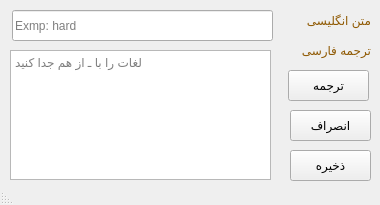
<?xml version="1.0" encoding="UTF-8"?>
<ui version="4.0">
 <class>MainWindow</class>
 <widget class="QMainWindow" name="MainWindow">
  <property name="geometry">
   <rect>
    <x>0</x>
    <y>0</y>
    <width>380</width>
    <height>205</height>
   </rect>
  </property>
  <property name="minimumSize">
   <size>
    <width>380</width>
    <height>205</height>
   </size>
  </property>
  <property name="maximumSize">
   <size>
    <width>380</width>
    <height>205</height>
   </size>
  </property>
  <property name="windowTitle">
   <string>ثبت/ویرایش-حذف</string>
  </property>
  <property name="windowIcon">
   <iconset>
    <normaloff>img/ico.png</normaloff>img/ico.png</iconset>
  </property>
  <property name="layoutDirection">
   <enum>Qt::RightToLeft</enum>
  </property>
  <property name="locale">
   <locale language="Persian" country="Iran"/>
  </property>
  <widget class="QWidget" name="centralwidget">
   <widget class="QLabel" name="label">
    <property name="geometry">
     <rect>
      <x>280</x>
      <y>10</y>
      <width>91</width>
      <height>20</height>
     </rect>
    </property>
    <property name="styleSheet">
     <string notr="true">color: rgb(143, 89, 2);</string>
    </property>
    <property name="text">
     <string>متن انگلیسی</string>
    </property>
   </widget>
   <widget class="QLabel" name="label_2">
    <property name="geometry">
     <rect>
      <x>280</x>
      <y>40</y>
      <width>91</width>
      <height>20</height>
     </rect>
    </property>
    <property name="styleSheet">
     <string notr="true">color: rgb(143, 89, 2);</string>
    </property>
    <property name="text">
     <string>ترجمه فارسی</string>
    </property>
   </widget>
   <widget class="QLineEdit" name="lineEdit">
    <property name="geometry">
     <rect>
      <x>12</x>
      <y>10</y>
      <width>261</width>
      <height>31</height>
     </rect>
    </property>
    <property name="toolTip">
     <string>متن انگلیسی را اینجا بنویسید</string>
    </property>
    <property name="inputMask">
     <string/>
    </property>
    <property name="text">
     <string/>
    </property>
    <property name="maxLength">
     <number>30</number>
    </property>
    <property name="placeholderText">
     <string>Exmp: hard</string>
    </property>
    <property name="clearButtonEnabled">
     <bool>false</bool>
    </property>
   </widget>
   <widget class="QTextEdit" name="textEdit">
    <property name="enabled">
     <bool>true</bool>
    </property>
    <property name="geometry">
     <rect>
      <x>10</x>
      <y>50</y>
      <width>261</width>
      <height>130</height>
     </rect>
    </property>
    <property name="minimumSize">
     <size>
      <width>261</width>
      <height>130</height>
     </size>
    </property>
    <property name="maximumSize">
     <size>
      <width>261</width>
      <height>130</height>
     </size>
    </property>
    <property name="toolTip">
     <string>ترجمه فارسی را اینجا بنویسید</string>
    </property>
    <property name="readOnly">
     <bool>false</bool>
    </property>
    <property name="overwriteMode">
     <bool>false</bool>
    </property>
    <property name="textInteractionFlags">
     <set>Qt::TextEditorInteraction</set>
    </property>
    <property name="placeholderText">
     <string>لغات را با ـ از هم جدا کنید</string>
    </property>
   </widget>
   <widget class="QPushButton" name="pushButton">
    <property name="enabled">
     <bool>true</bool>
    </property>
    <property name="geometry">
     <rect>
      <x>288</x>
      <y>70</y>
      <width>81</width>
      <height>31</height>
     </rect>
    </property>
    <property name="font">
     <font>
      <weight>50</weight>
      <italic>false</italic>
      <bold>false</bold>
      <underline>false</underline>
      <strikeout>false</strikeout>
      <kerning>true</kerning>
     </font>
    </property>
    <property name="toolTip">
     <string/>
    </property>
    <property name="whatsThis">
     <string/>
    </property>
    <property name="accessibleName">
     <string/>
    </property>
    <property name="accessibleDescription">
     <string/>
    </property>
    <property name="layoutDirection">
     <enum>Qt::LeftToRight</enum>
    </property>
    <property name="autoFillBackground">
     <bool>false</bool>
    </property>
    <property name="text">
     <string>ترجمه</string>
    </property>
    <property name="icon">
     <iconset>
      <normaloff>img/ico.png</normaloff>img/ico.png</iconset>
    </property>
    <property name="iconSize">
     <size>
      <width>16</width>
      <height>16</height>
     </size>
    </property>
    <property name="shortcut">
     <string/>
    </property>
    <property name="checkable">
     <bool>false</bool>
    </property>
    <property name="checked">
     <bool>false</bool>
    </property>
    <property name="autoRepeat">
     <bool>false</bool>
    </property>
    <property name="autoExclusive">
     <bool>false</bool>
    </property>
    <property name="autoRepeatDelay">
     <number>300</number>
    </property>
    <property name="autoRepeatInterval">
     <number>100</number>
    </property>
    <property name="flat">
     <bool>false</bool>
    </property>
   </widget>
   <widget class="QPushButton" name="pushButton_2">
    <property name="enabled">
     <bool>true</bool>
    </property>
    <property name="geometry">
     <rect>
      <x>290</x>
      <y>110</y>
      <width>81</width>
      <height>31</height>
     </rect>
    </property>
    <property name="font">
     <font>
      <weight>50</weight>
      <italic>false</italic>
      <bold>false</bold>
      <underline>false</underline>
      <strikeout>false</strikeout>
      <kerning>true</kerning>
     </font>
    </property>
    <property name="toolTip">
     <string/>
    </property>
    <property name="whatsThis">
     <string/>
    </property>
    <property name="accessibleName">
     <string/>
    </property>
    <property name="accessibleDescription">
     <string/>
    </property>
    <property name="layoutDirection">
     <enum>Qt::LeftToRight</enum>
    </property>
    <property name="autoFillBackground">
     <bool>false</bool>
    </property>
    <property name="text">
     <string>انصراف</string>
    </property>
    <property name="icon">
     <iconset>
      <normaloff>img/icon2.ico</normaloff>img/icon2.ico</iconset>
    </property>
    <property name="iconSize">
     <size>
      <width>16</width>
      <height>16</height>
     </size>
    </property>
    <property name="shortcut">
     <string/>
    </property>
    <property name="checkable">
     <bool>false</bool>
    </property>
    <property name="checked">
     <bool>false</bool>
    </property>
    <property name="autoRepeat">
     <bool>false</bool>
    </property>
    <property name="autoExclusive">
     <bool>false</bool>
    </property>
    <property name="autoRepeatDelay">
     <number>300</number>
    </property>
    <property name="autoRepeatInterval">
     <number>100</number>
    </property>
    <property name="flat">
     <bool>false</bool>
    </property>
   </widget>
   <widget class="QPushButton" name="pushButton_3">
    <property name="enabled">
     <bool>true</bool>
    </property>
    <property name="geometry">
     <rect>
      <x>290</x>
      <y>150</y>
      <width>81</width>
      <height>31</height>
     </rect>
    </property>
    <property name="font">
     <font>
      <weight>50</weight>
      <italic>false</italic>
      <bold>false</bold>
      <underline>false</underline>
      <strikeout>false</strikeout>
      <kerning>true</kerning>
     </font>
    </property>
    <property name="toolTip">
     <string/>
    </property>
    <property name="whatsThis">
     <string/>
    </property>
    <property name="accessibleName">
     <string/>
    </property>
    <property name="accessibleDescription">
     <string/>
    </property>
    <property name="layoutDirection">
     <enum>Qt::LeftToRight</enum>
    </property>
    <property name="autoFillBackground">
     <bool>false</bool>
    </property>
    <property name="text">
     <string>ذخیره</string>
    </property>
    <property name="icon">
     <iconset>
      <normaloff>img/icon.ico</normaloff>img/icon.ico</iconset>
    </property>
    <property name="iconSize">
     <size>
      <width>16</width>
      <height>16</height>
     </size>
    </property>
    <property name="shortcut">
     <string/>
    </property>
    <property name="checkable">
     <bool>false</bool>
    </property>
    <property name="checked">
     <bool>false</bool>
    </property>
    <property name="autoRepeat">
     <bool>false</bool>
    </property>
    <property name="autoExclusive">
     <bool>false</bool>
    </property>
    <property name="autoRepeatDelay">
     <number>300</number>
    </property>
    <property name="autoRepeatInterval">
     <number>100</number>
    </property>
    <property name="flat">
     <bool>false</bool>
    </property>
   </widget>
  </widget>
  <widget class="QMenuBar" name="menubar">
   <property name="geometry">
    <rect>
     <x>0</x>
     <y>0</y>
     <width>380</width>
     <height>22</height>
    </rect>
   </property>
  </widget>
  <widget class="QStatusBar" name="statusbar"/>
 </widget>
 <resources/>
 <connections/>
</ui>
